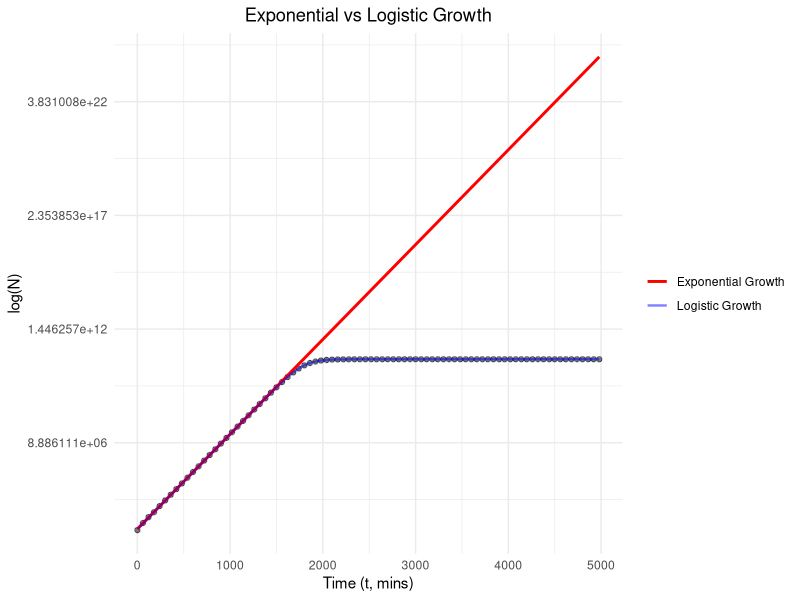

This figure's R source:
# Load package
library(ggplot2)

# Loading/naming the data
growth_data <- read.csv("experiment.csv")

# Defining parameters
N0 <- 986.507472309 

r <- 0.0100086

K <- 6.00e+10

# I use functions to define the models for reproducibility
# Define the logistic growth function
logistic_growth_fun <- function(t) {
  N <- (N0 * K * exp(r * t)) / (K - N0 + N0 * exp(r * t))
  return(N)
}

# Define the exponential growth function
exponential_growth_fun <- function(t) {
  N <- N0 * exp(r * t)
  return(N)
}

# Plotting a graph comparing exponential and logistic growth - raw data also shown on the logistic curve
growth_plot <- ggplot(growth_data, aes(x = t, y = N)) +
  geom_point(alpha=0.5) +
  geom_function(aes(color = "Exponential Growth"), fun = exponential_growth_fun, size = 1) +
  geom_function(aes(color = "Logistic Growth"), fun = logistic_growth_fun, size = 0.8, alpha = 0.5) +
  xlab("Time (t, mins)") +
  ylab("log(N)") +
  scale_y_continuous(trans = 'log') +
  ggtitle("Exponential vs Logistic Growth") +
  scale_color_manual(values = c("Exponential Growth" = "red", "Logistic Growth" = "blue")) +
  theme_minimal() +
  theme(legend.title = element_blank(),
        plot.title = element_text(hjust = 0.5))  

# Call the plot
growth_plot


